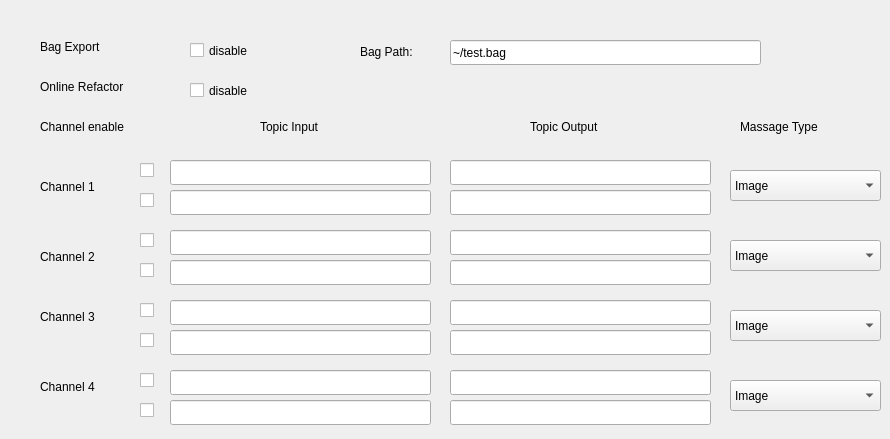
   <widget class="QWidget" name="reconstruct_setting">
    <attribute name="title">
     <string>Reconstruct Setting</string>
    </attribute>
    <widget class="QLabel" name="bag_label">
     <property name="geometry">
      <rect>
       <x>40</x>
       <y>30</y>
       <width>101</width>
       <height>34</height>
      </rect>
     </property>
     <property name="text">
      <string>Bag Export</string>
     </property>
    </widget>
    <widget class="QCheckBox" name="bag_export_enable">
     <property name="geometry">
      <rect>
       <x>190</x>
       <y>30</y>
       <width>91</width>
       <height>41</height>
      </rect>
     </property>
     <property name="text">
      <string>disable</string>
     </property>
    </widget>
    <widget class="QLineEdit" name="bag_path_editor">
     <property name="geometry">
      <rect>
       <x>450</x>
       <y>40</y>
       <width>311</width>
       <height>25</height>
      </rect>
     </property>
     <property name="text">
      <string>~/test.bag</string>
     </property>
    </widget>
    <widget class="QLabel" name="bag_path_label">
     <property name="geometry">
      <rect>
       <x>360</x>
       <y>43</y>
       <width>65</width>
       <height>17</height>
      </rect>
     </property>
     <property name="text">
      <string>Bag Path:</string>
     </property>
    </widget>
    <widget class="QLabel" name="online_refactor_label">
     <property name="geometry">
      <rect>
       <x>40</x>
       <y>70</y>
       <width>141</width>
       <height>34</height>
      </rect>
     </property>
     <property name="text">
      <string>Online Refactor</string>
     </property>
    </widget>
    <widget class="QCheckBox" name="online_export_enable">
     <property name="geometry">
      <rect>
       <x>190</x>
       <y>70</y>
       <width>175</width>
       <height>41</height>
      </rect>
     </property>
     <property name="text">
      <string>disable</string>
     </property>
    </widget>
    <widget class="QLabel" name="channel_1_lable_reconstruct">
     <property name="geometry">
      <rect>
       <x>40</x>
       <y>170</y>
       <width>81</width>
       <height>34</height>
      </rect>
     </property>
     <property name="text">
      <string>Channel 1</string>
     </property>
    </widget>
    <widget class="QLineEdit" name="channel_1_topic_1_input">
     <property name="geometry">
      <rect>
       <x>170</x>
       <y>160</y>
       <width>261</width>
       <height>25</height>
      </rect>
     </property>
    </widget>
    <widget class="QLineEdit" name="channel_1_topic_2_input">
     <property name="geometry">
      <rect>
       <x>170</x>
       <y>190</y>
       <width>261</width>
       <height>25</height>
      </rect>
     </property>
    </widget>
    <widget class="QLabel" name="topic_input_lable">
     <property name="geometry">
      <rect>
       <x>260</x>
       <y>110</y>
       <width>101</width>
       <height>34</height>
      </rect>
     </property>
     <property name="text">
      <string>Topic Input</string>
     </property>
    </widget>
    <widget class="QLabel" name="topic_output_lable">
     <property name="geometry">
      <rect>
       <x>530</x>
       <y>110</y>
       <width>141</width>
       <height>34</height>
      </rect>
     </property>
     <property name="text">
      <string>Topic Output</string>
     </property>
    </widget>
    <widget class="QLineEdit" name="channel_1_topic_2_output">
     <property name="geometry">
      <rect>
       <x>450</x>
       <y>190</y>
       <width>261</width>
       <height>25</height>
      </rect>
     </property>
    </widget>
    <widget class="QLineEdit" name="channel_1_topic_1_output">
     <property name="geometry">
      <rect>
       <x>450</x>
       <y>160</y>
       <width>261</width>
       <height>25</height>
      </rect>
     </property>
    </widget>
    <widget class="QLabel" name="channel_2_lable_reconstruct">
     <property name="geometry">
      <rect>
       <x>40</x>
       <y>240</y>
       <width>81</width>
       <height>34</height>
      </rect>
     </property>
     <property name="text">
      <string>Channel 2</string>
     </property>
    </widget>
    <widget class="QLineEdit" name="channel_2_topic_1_output">
     <property name="geometry">
      <rect>
       <x>450</x>
       <y>230</y>
       <width>261</width>
       <height>25</height>
      </rect>
     </property>
    </widget>
    <widget class="QLineEdit" name="channel_2_topic_2_input">
     <property name="geometry">
      <rect>
       <x>170</x>
       <y>260</y>
       <width>261</width>
       <height>25</height>
      </rect>
     </property>
    </widget>
    <widget class="QLineEdit" name="channel_2_topic_1_input">
     <property name="geometry">
      <rect>
       <x>170</x>
       <y>230</y>
       <width>261</width>
       <height>25</height>
      </rect>
     </property>
    </widget>
    <widget class="QLineEdit" name="channel_2_topic_2_output">
     <property name="geometry">
      <rect>
       <x>450</x>
       <y>260</y>
       <width>261</width>
       <height>25</height>
      </rect>
     </property>
    </widget>
    <widget class="QLabel" name="topic_output_lable_2">
     <property name="geometry">
      <rect>
       <x>740</x>
       <y>110</y>
       <width>121</width>
       <height>34</height>
      </rect>
     </property>
     <property name="text">
      <string>Massage Type</string>
     </property>
    </widget>
    <widget class="QComboBox" name="channel_1_type_box">
     <property name="geometry">
      <rect>
       <x>730</x>
       <y>170</y>
       <width>151</width>
       <height>31</height>
      </rect>
     </property>
     <item>
      <property name="text">
       <string>Image</string>
      </property>
     </item>
     <item>
      <property name="text">
       <string>IMU</string>
      </property>
     </item>
     <item>
      <property name="text">
       <string>Point Cloud</string>
      </property>
     </item>
     <item>
      <property name="text">
       <string>Stamped Pose</string>
      </property>
     </item>
    </widget>
    <widget class="QComboBox" name="channel_2_type_box">
     <property name="geometry">
      <rect>
       <x>730</x>
       <y>240</y>
       <width>151</width>
       <height>31</height>
      </rect>
     </property>
     <property name="layoutDirection">
      <enum>Qt::LeftToRight</enum>
     </property>
     <item>
      <property name="text">
       <string>Image</string>
      </property>
     </item>
     <item>
      <property name="text">
       <string>IMU</string>
      </property>
     </item>
     <item>
      <property name="text">
       <string>Point Cloud</string>
      </property>
     </item>
     <item>
      <property name="text">
       <string>Stamped Pose</string>
      </property>
     </item>
    </widget>
    <widget class="QLabel" name="channel_enable">
     <property name="geometry">
      <rect>
       <x>40</x>
       <y>110</y>
       <width>141</width>
       <height>34</height>
      </rect>
     </property>
     <property name="text">
      <string>Channel enable</string>
     </property>
    </widget>
    <widget class="QCheckBox" name="channel_1_topic_1_enable">
     <property name="geometry">
      <rect>
       <x>140</x>
       <y>150</y>
       <width>31</width>
       <height>40</height>
      </rect>
     </property>
     <property name="text">
      <string/>
     </property>
    </widget>
    <widget class="QCheckBox" name="channel_1_topic_2_enable">
     <property name="geometry">
      <rect>
       <x>140</x>
       <y>180</y>
       <width>31</width>
       <height>40</height>
      </rect>
     </property>
     <property name="text">
      <string/>
     </property>
    </widget>
    <widget class="QCheckBox" name="channel_2_topic_1_enable">
     <property name="geometry">
      <rect>
       <x>140</x>
       <y>220</y>
       <width>31</width>
       <height>40</height>
      </rect>
     </property>
     <property name="text">
      <string/>
     </property>
    </widget>
    <widget class="QCheckBox" name="channel_2_topic_2_enable">
     <property name="geometry">
      <rect>
       <x>140</x>
       <y>250</y>
       <width>31</width>
       <height>40</height>
      </rect>
     </property>
     <property name="text">
      <string/>
     </property>
    </widget>
    <widget class="QLineEdit" name="channel_3_topic_1_output">
     <property name="geometry">
      <rect>
       <x>450</x>
       <y>300</y>
       <width>261</width>
       <height>25</height>
      </rect>
     </property>
    </widget>
    <widget class="QLineEdit" name="channel_3_topic_2_input">
     <property name="geometry">
      <rect>
       <x>170</x>
       <y>330</y>
       <width>261</width>
       <height>25</height>
      </rect>
     </property>
    </widget>
    <widget class="QCheckBox" name="channel_3_topic_1_enable">
     <property name="geometry">
      <rect>
       <x>140</x>
       <y>290</y>
       <width>31</width>
       <height>40</height>
      </rect>
     </property>
     <property name="text">
      <string/>
     </property>
    </widget>
    <widget class="QLineEdit" name="channel_3_topic_2_output">
     <property name="geometry">
      <rect>
       <x>450</x>
       <y>330</y>
       <width>261</width>
       <height>25</height>
      </rect>
     </property>
    </widget>
    <widget class="QLineEdit" name="channel_3_topic_1_input">
     <property name="geometry">
      <rect>
       <x>170</x>
       <y>300</y>
       <width>261</width>
       <height>25</height>
      </rect>
     </property>
    </widget>
    <widget class="QLabel" name="channel_3_lable_reconstruct">
     <property name="geometry">
      <rect>
       <x>40</x>
       <y>300</y>
       <width>81</width>
       <height>34</height>
      </rect>
     </property>
     <property name="text">
      <string>Channel 3</string>
     </property>
    </widget>
    <widget class="QComboBox" name="channel_3_type_box">
     <property name="geometry">
      <rect>
       <x>730</x>
       <y>310</y>
       <width>151</width>
       <height>31</height>
      </rect>
     </property>
     <property name="layoutDirection">
      <enum>Qt::LeftToRight</enum>
     </property>
     <item>
      <property name="text">
       <string>Image</string>
      </property>
     </item>
     <item>
      <property name="text">
       <string>IMU</string>
      </property>
     </item>
     <item>
      <property name="text">
       <string>Point Cloud</string>
      </property>
     </item>
     <item>
      <property name="text">
       <string>Stamped Pose</string>
      </property>
     </item>
    </widget>
    <widget class="QCheckBox" name="channel_3_topic_2_enable">
     <property name="geometry">
      <rect>
       <x>140</x>
       <y>320</y>
       <width>31</width>
       <height>40</height>
      </rect>
     </property>
     <property name="text">
      <string/>
     </property>
    </widget>
    <widget class="QLineEdit" name="channel_4_topic_1_output">
     <property name="geometry">
      <rect>
       <x>450</x>
       <y>370</y>
       <width>261</width>
       <height>25</height>
      </rect>
     </property>
    </widget>
    <widget class="QLineEdit" name="channel_4_topic_2_input">
     <property name="geometry">
      <rect>
       <x>170</x>
       <y>400</y>
       <width>261</width>
       <height>25</height>
      </rect>
     </property>
    </widget>
    <widget class="QCheckBox" name="channel_4_topic_1_enable">
     <property name="geometry">
      <rect>
       <x>140</x>
       <y>360</y>
       <width>31</width>
       <height>40</height>
      </rect>
     </property>
     <property name="text">
      <string/>
     </property>
    </widget>
    <widget class="QLineEdit" name="channel_4_topic_2_output">
     <property name="geometry">
      <rect>
       <x>450</x>
       <y>400</y>
       <width>261</width>
       <height>25</height>
      </rect>
     </property>
    </widget>
    <widget class="QLineEdit" name="channel_4_topic_1_input">
     <property name="geometry">
      <rect>
       <x>170</x>
       <y>370</y>
       <width>261</width>
       <height>25</height>
      </rect>
     </property>
    </widget>
    <widget class="QLabel" name="channel_4_lable_reconstruct">
     <property name="geometry">
      <rect>
       <x>40</x>
       <y>370</y>
       <width>81</width>
       <height>34</height>
      </rect>
     </property>
     <property name="text">
      <string>Channel 4</string>
     </property>
    </widget>
    <widget class="QComboBox" name="channel_4_type_box">
     <property name="geometry">
      <rect>
       <x>730</x>
       <y>380</y>
       <width>151</width>
       <height>31</height>
      </rect>
     </property>
     <property name="layoutDirection">
      <enum>Qt::LeftToRight</enum>
     </property>
     <item>
      <property name="text">
       <string>Image</string>
      </property>
     </item>
     <item>
      <property name="text">
       <string>IMU</string>
      </property>
     </item>
     <item>
      <property name="text">
       <string>Point Cloud</string>
      </property>
     </item>
     <item>
      <property name="text">
       <string>Stamped Pose</string>
      </property>
     </item>
    </widget>
    <widget class="QCheckBox" name="channel_4_topic_2_enable">
     <property name="geometry">
      <rect>
       <x>140</x>
       <y>390</y>
       <width>31</width>
       <height>40</height>
      </rect>
     </property>
     <property name="text">
      <string/>
     </property>
    </widget>
   </widget>
